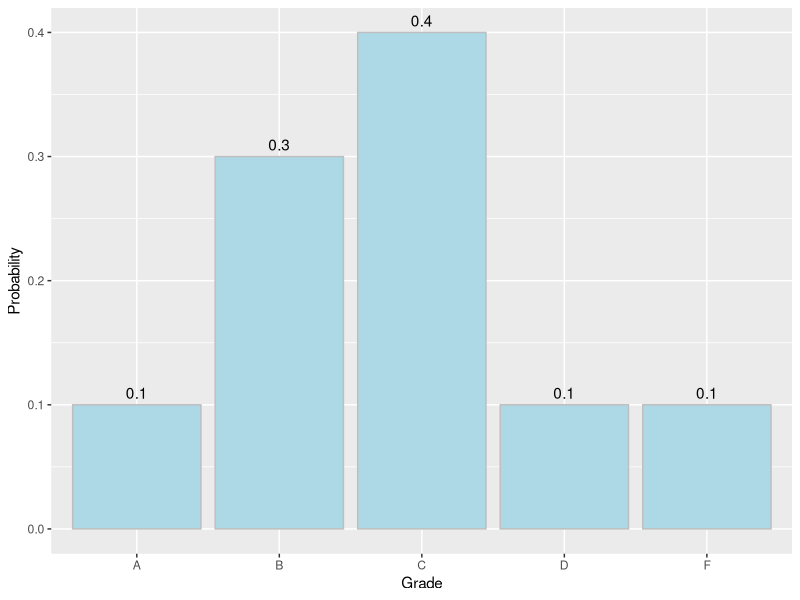

The R source for this figure:
library(tidyverse)

### Exercise 5.1 - 11
grade_data = tibble(
  Grade = c("A","B","C","D","F"),
  Numerical_score = c(4,3,2,1,0),
  Prob = c(0.10,0.30,0.40,0.10,0.10)
)

## a. Probability distribution -> Positive Skew
ggplot(grade_data,aes(x=factor(Grade),y=Prob)) + 
  geom_bar(stat = "identity",fill="lightblue",color="gray") +
  geom_text(aes(label=Prob),vjust=-0.5) +
  labs(
    x = "Grade",
    y = "Probability"
  )

## b. Convert the probability distribution to a cumulative probability distribution
grade_data |> 
  mutate(
    Cumu_Prob = cumsum(Prob)
  )

## c. What is the probability of earning at least a B in Professor Sanchez’s course?
## This is P(X>=B) = P(X=B) + P(X=A) = 0.3 + 0.1 = 0.4

## d. What is the probability of passing Professor Sanchez’s course?
## This is P(X>=C) = P(X=C) + P(X=B) + P(X=A) = 0.1 + 0.3 + 0.4 = 0.8

### Exercise 5.2 - 27
invest_data = tibble(
  us_eco = c("Good","Fair","Poor"),
  us_prob = c(0.2,0.5,0.3),
  return_eu = c(10,6,-6),
  return_asia = c(18,10,-12)
)

## a. Find the expected value and the standard deviation of returns in Europe and Asia.
eu_summary = invest_data |> 
  mutate(
    x_multiply_prob = return_eu * us_prob
  )
mu_eu = sum(eu_summary$x_multiply_prob) ## = 3.2
eu_summary = eu_summary |> 
  mutate(
    x_minus_mu_square_multiply_prob = (return_eu - mu_eu)**2 * us_prob
  )
var_eu = sum(eu_summary$x_minus_mu_square_multiply_prob) ## = 38.56
sd_eu = sqrt(var_eu) ## = 6.20967

asia_summary = invest_data |> 
  mutate(
    x_multiply_prob = return_asia * us_prob
  )
mu_asia = sum(asia_summary$x_multiply_prob) # = 5
asia_summary = asia_summary |> 
  mutate(
    x_minus_mu_square_multiply_prob = (return_asia - mu_asia)**2 * us_prob
  )
var_asia = sum(asia_summary$x_minus_mu_square_multiply_prob) ## = 133
sd_asia = sqrt(var_asia) ## = 11.53256

## b. What will Janice pick as an investment if she is risk neutral?
## Ans: She will pick Asia over EU as a Risk Neutral, because mu_asia=5 is over mu_eu=3.2

## c. Discuss Janice’s decision if she is risk averse.
## Ans: If she is Risk Averse, she may choose EU over Asia eventhough the average return on EU is lower, because EU is lower risk than Asia (sd_eu=6.20967 is less than sd_asia=11.53256) 


### Exercise 5.4 - 51
minor_fraud_p = 0.0131
serious_fraud_p = 0.0087

### a. What is the probability that there are minor fraudulent activities in fewer than 2 out of 100 transactions? -> Find P(X<=2) by 100 samples
minor_n = 100
minor_x = 2

# Find P(X<=2) by 100 samples - Minor
pbinom(minor_x,minor_n,minor_fraud_p) ## Ans = 0.8558646

# Find P(X<=2) by 100 samples - Minor = P(X=0)+P(X=1)+P(X=2) 
dbinom(0,minor_n,minor_fraud_p)+dbinom(1,minor_n,minor_fraud_p)+dbinom(2,minor_n,minor_fraud_p) ## Ans = 0.8558646

### b. What is the probability that there are serious fraudulent activities in fewer than 2 out of 100 transactions? -> Find P(X<=2) by 100 samples
serious_n = 100
serious_x = 2

# Find P(X<=2) by 100 samples - Serious
pbinom(serious_x,serious_n,serious_fraud_p) ## Ans = 0.9427766

# Find P(X<=2) by 100 samples - Serious = P(X=0)+P(X=1)+P(X=2)
dbinom(0,serious_n,serious_fraud_p)+dbinom(1,serious_n,serious_fraud_p)+dbinom(2,serious_n,serious_fraud_p) ## Ans = 0.9427766
  
### Exercise 5.5 - 67

## a. Calculate the average number of claims filed on a working day.
cliams_per_day = 24584 / 260

## b. What is the probability that exactly 100 claims were filed on a working day?
## Find P(X=100)
dpois(100,cliams_per_day) ## Ans = 0.03417454

## c. What is the probability that no more than 100 claims were filed on a working day?
## Find P(X<=100)
ppois(100,cliams_per_day) ## Ans = 0.7331074














